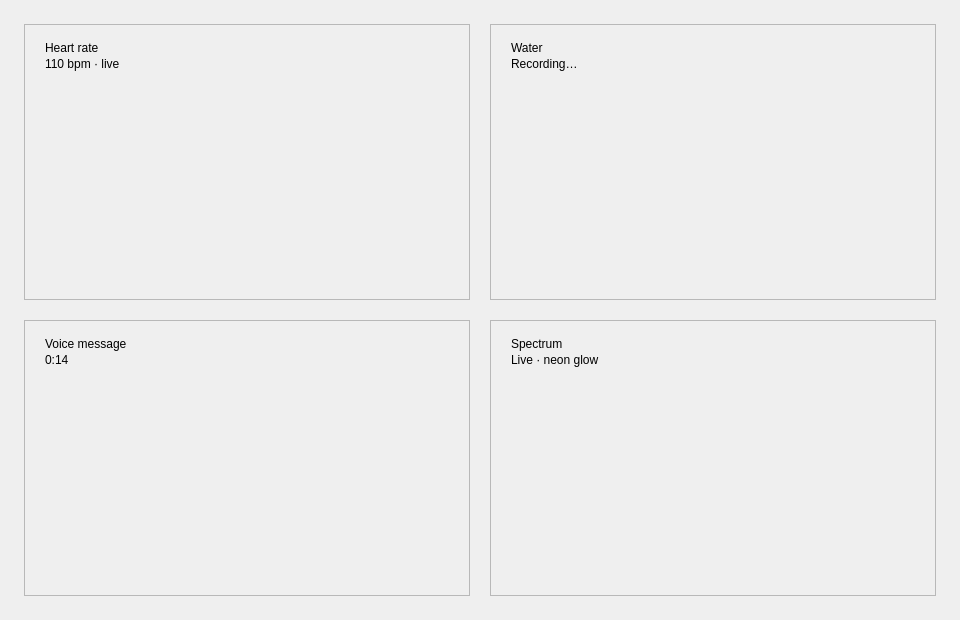
<?xml version="1.0" encoding="UTF-8"?>
<ui version="4.0">
 <class>MainWindow</class>
 <widget class="QMainWindow" name="MainWindow">
  <property name="geometry">
   <rect>
    <x>0</x>
    <y>0</y>
    <width>960</width>
    <height>620</height>
   </rect>
  </property>
  <property name="windowTitle">
   <string>QCustomWaveform — Demo</string>
  </property>
  <widget class="QWidget" name="centralwidget">
   <layout class="QGridLayout" name="mainGrid">
    <property name="leftMargin">
     <number>24</number>
    </property>
    <property name="topMargin">
     <number>24</number>
    </property>
    <property name="rightMargin">
     <number>24</number>
    </property>
    <property name="bottomMargin">
     <number>24</number>
    </property>
    <property name="horizontalSpacing">
     <number>20</number>
    </property>
    <property name="verticalSpacing">
     <number>20</number>
    </property>
    <item row="0" column="0">
     <widget class="QFrame" name="ecgCard">
      <property name="frameShape">
       <enum>QFrame::StyledPanel</enum>
      </property>
      <layout class="QVBoxLayout" name="ecgCardLayout" stretch="0,0,0,1">
       <property name="leftMargin">
        <number>20</number>
       </property>
       <property name="topMargin">
        <number>16</number>
       </property>
       <property name="rightMargin">
        <number>20</number>
       </property>
       <property name="bottomMargin">
        <number>16</number>
       </property>
       <property name="spacing">
        <number>2</number>
       </property>
       <item>
        <widget class="QLabel" name="ecgCardTitle">
         <property name="text">
          <string>Heart rate</string>
         </property>
        </widget>
       </item>
       <item>
        <widget class="QLabel" name="ecgCardSub">
         <property name="text">
          <string>110 bpm · live</string>
         </property>
        </widget>
       </item>
       <item>
        <spacer name="ecgCardSpacer">
         <property name="orientation">
          <enum>Qt::Vertical</enum>
         </property>
         <property name="sizeType">
          <enum>QSizePolicy::Fixed</enum>
         </property>
         <property name="sizeHint" stdset="0">
          <size>
           <width>0</width>
           <height>8</height>
          </size>
         </property>
        </spacer>
       </item>
       <item>
        <widget class="QCustomWaveform" name="ecgWave" native="true">
         <property name="sizePolicy">
          <sizepolicy hsizetype="Expanding" vsizetype="Expanding">
           <horstretch>0</horstretch>
           <verstretch>1</verstretch>
          </sizepolicy>
         </property>
         <property name="mode" stdset="0">
          <string>line</string>
         </property>
         <property name="capacity" stdset="0">
          <number>90</number>
         </property>
         <property name="lineWidth" stdset="0">
          <double>2.2</double>
         </property>
         <property name="showGrid" stdset="0">
          <bool>true</bool>
         </property>
         <property name="animated" stdset="0">
          <bool>true</bool>
         </property>
        </widget>
       </item>
      </layout>
     </widget>
    </item>
    <item row="0" column="1">
     <widget class="QFrame" name="waterCard">
      <property name="frameShape">
       <enum>QFrame::StyledPanel</enum>
      </property>
      <layout class="QVBoxLayout" name="waterCardLayout" stretch="0,0,0,1">
       <property name="leftMargin">
        <number>20</number>
       </property>
       <property name="topMargin">
        <number>16</number>
       </property>
       <property name="rightMargin">
        <number>20</number>
       </property>
       <property name="bottomMargin">
        <number>16</number>
       </property>
       <property name="spacing">
        <number>2</number>
       </property>
       <item>
        <widget class="QLabel" name="waterCardTitle">
         <property name="text">
          <string>Water</string>
         </property>
        </widget>
       </item>
       <item>
        <widget class="QLabel" name="waterCardSub">
         <property name="text">
          <string>Recording…</string>
         </property>
        </widget>
       </item>
       <item>
        <spacer name="waterCardSpacer">
         <property name="orientation">
          <enum>Qt::Vertical</enum>
         </property>
         <property name="sizeType">
          <enum>QSizePolicy::Fixed</enum>
         </property>
         <property name="sizeHint" stdset="0">
          <size>
           <width>0</width>
           <height>8</height>
          </size>
         </property>
        </spacer>
       </item>
       <item>
        <widget class="QCustomWaveform" name="waterWave" native="true">
         <property name="sizePolicy">
          <sizepolicy hsizetype="Expanding" vsizetype="Expanding">
           <horstretch>0</horstretch>
           <verstretch>1</verstretch>
          </sizepolicy>
         </property>
         <property name="mode" stdset="0">
          <string>bars</string>
         </property>
         <property name="capacity" stdset="0">
          <number>40</number>
         </property>
         <property name="barGap" stdset="0">
          <double>3.0</double>
         </property>
         <property name="cornerRadius" stdset="0">
          <number>3</number>
         </property>
         <property name="animated" stdset="0">
          <bool>true</bool>
         </property>
        </widget>
       </item>
      </layout>
     </widget>
    </item>
    <item row="1" column="0">
     <widget class="QFrame" name="voiceCard">
      <property name="frameShape">
       <enum>QFrame::StyledPanel</enum>
      </property>
      <layout class="QVBoxLayout" name="voiceCardLayout" stretch="0,0,0,1">
       <property name="leftMargin">
        <number>20</number>
       </property>
       <property name="topMargin">
        <number>16</number>
       </property>
       <property name="rightMargin">
        <number>20</number>
       </property>
       <property name="bottomMargin">
        <number>16</number>
       </property>
       <property name="spacing">
        <number>2</number>
       </property>
       <item>
        <widget class="QLabel" name="voiceCardTitle">
         <property name="text">
          <string>Voice message</string>
         </property>
        </widget>
       </item>
       <item>
        <widget class="QLabel" name="voiceCardSub">
         <property name="text">
          <string>0:14</string>
         </property>
        </widget>
       </item>
       <item>
        <spacer name="voiceCardSpacer">
         <property name="orientation">
          <enum>Qt::Vertical</enum>
         </property>
         <property name="sizeType">
          <enum>QSizePolicy::Fixed</enum>
         </property>
         <property name="sizeHint" stdset="0">
          <size>
           <width>0</width>
           <height>8</height>
          </size>
         </property>
        </spacer>
       </item>
       <item>
        <widget class="QCustomWaveform" name="voiceWave" native="true">
         <property name="sizePolicy">
          <sizepolicy hsizetype="Expanding" vsizetype="Expanding">
           <horstretch>0</horstretch>
           <verstretch>1</verstretch>
          </sizepolicy>
         </property>
         <property name="mode" stdset="0">
          <string>bars</string>
         </property>
         <property name="mirror" stdset="0">
          <bool>true</bool>
         </property>
         <property name="barGap" stdset="0">
          <double>4.0</double>
         </property>
         <property name="cornerRadius" stdset="0">
          <number>4</number>
         </property>
        </widget>
       </item>
      </layout>
     </widget>
    </item>
    <item row="1" column="1">
     <widget class="QFrame" name="neonCard">
      <property name="frameShape">
       <enum>QFrame::StyledPanel</enum>
      </property>
      <layout class="QVBoxLayout" name="neonCardLayout" stretch="0,0,0,1">
       <property name="leftMargin">
        <number>20</number>
       </property>
       <property name="topMargin">
        <number>16</number>
       </property>
       <property name="rightMargin">
        <number>20</number>
       </property>
       <property name="bottomMargin">
        <number>16</number>
       </property>
       <property name="spacing">
        <number>2</number>
       </property>
       <item>
        <widget class="QLabel" name="neonCardTitle">
         <property name="text">
          <string>Spectrum</string>
         </property>
        </widget>
       </item>
       <item>
        <widget class="QLabel" name="neonCardSub">
         <property name="text">
          <string>Live · neon glow</string>
         </property>
        </widget>
       </item>
       <item>
        <spacer name="neonCardSpacer">
         <property name="orientation">
          <enum>Qt::Vertical</enum>
         </property>
         <property name="sizeType">
          <enum>QSizePolicy::Fixed</enum>
         </property>
         <property name="sizeHint" stdset="0">
          <size>
           <width>0</width>
           <height>8</height>
          </size>
         </property>
        </spacer>
       </item>
       <item>
        <widget class="QCustomWaveform" name="neonWave" native="true">
         <property name="sizePolicy">
          <sizepolicy hsizetype="Expanding" vsizetype="Expanding">
           <horstretch>0</horstretch>
           <verstretch>1</verstretch>
          </sizepolicy>
         </property>
         <property name="mode" stdset="0">
          <string>bars</string>
         </property>
         <property name="capacity" stdset="0">
          <number>44</number>
         </property>
         <property name="glow" stdset="0">
          <bool>true</bool>
         </property>
         <property name="glowStrength" stdset="0">
          <double>0.9</double>
         </property>
         <property name="barGap" stdset="0">
          <double>3.0</double>
         </property>
         <property name="animated" stdset="0">
          <bool>true</bool>
         </property>
        </widget>
       </item>
      </layout>
     </widget>
    </item>
   </layout>
  </widget>
 </widget>
 <customwidgets>
  <customwidget>
   <class>QCustomWaveform</class>
   <extends>QWidget</extends>
   <header>Custom_Widgets.QCustomWaveform</header>
   <container>0</container>
  </customwidget>
 </customwidgets>
 <resources/>
 <connections/>
</ui>
